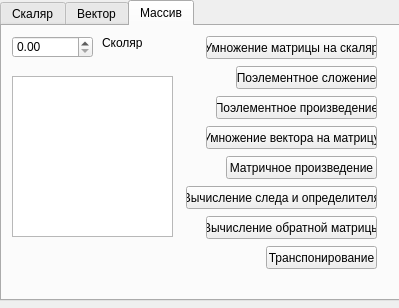
<?xml version="1.0" encoding="UTF-8"?>
<ui version="4.0">
 <class>Dialog</class>
 <widget class="QDialog" name="Dialog">
  <property name="geometry">
   <rect>
    <x>0</x>
    <y>0</y>
    <width>399</width>
    <height>308</height>
   </rect>
  </property>
  <property name="windowTitle">
   <string>Dialog</string>
  </property>
  <widget class="QTabWidget" name="tabWidget">
   <property name="geometry">
    <rect>
     <x>0</x>
     <y>0</y>
     <width>401</width>
     <height>301</height>
    </rect>
   </property>
   <property name="currentIndex">
    <number>2</number>
   </property>
   <widget class="QWidget" name="skalar">
    <attribute name="title">
     <string>Скаляр</string>
    </attribute>
    <widget class="QDoubleSpinBox" name="aSkolar">
     <property name="geometry">
      <rect>
       <x>10</x>
       <y>10</y>
       <width>62</width>
       <height>22</height>
      </rect>
     </property>
    </widget>
    <widget class="QDoubleSpinBox" name="bSkolar">
     <property name="geometry">
      <rect>
       <x>10</x>
       <y>50</y>
       <width>62</width>
       <height>22</height>
      </rect>
     </property>
    </widget>
    <widget class="QPushButton" name="Summ">
     <property name="geometry">
      <rect>
       <x>300</x>
       <y>10</y>
       <width>75</width>
       <height>23</height>
      </rect>
     </property>
     <property name="text">
      <string>Сумма A и B</string>
     </property>
    </widget>
    <widget class="QLabel" name="label">
     <property name="geometry">
      <rect>
       <x>80</x>
       <y>10</y>
       <width>47</width>
       <height>13</height>
      </rect>
     </property>
     <property name="text">
      <string>A</string>
     </property>
    </widget>
    <widget class="QLabel" name="label_2">
     <property name="geometry">
      <rect>
       <x>80</x>
       <y>50</y>
       <width>47</width>
       <height>13</height>
      </rect>
     </property>
     <property name="text">
      <string>B</string>
     </property>
    </widget>
    <widget class="QPushButton" name="Inver">
     <property name="geometry">
      <rect>
       <x>300</x>
       <y>40</y>
       <width>75</width>
       <height>23</height>
      </rect>
     </property>
     <property name="text">
      <string>Инверсия A</string>
     </property>
    </widget>
    <widget class="QPushButton" name="pushButton_3">
     <property name="geometry">
      <rect>
       <x>264</x>
       <y>70</y>
       <width>111</width>
       <height>23</height>
      </rect>
     </property>
     <property name="text">
      <string>Произведение A и B</string>
     </property>
    </widget>
    <widget class="QPushButton" name="Stepen">
     <property name="geometry">
      <rect>
       <x>244</x>
       <y>100</y>
       <width>131</width>
       <height>23</height>
      </rect>
     </property>
     <property name="text">
      <string>Возведение в степень </string>
     </property>
    </widget>
    <widget class="QPushButton" name="Koren">
     <property name="geometry">
      <rect>
       <x>264</x>
       <y>130</y>
       <width>111</width>
       <height>23</height>
      </rect>
     </property>
     <property name="text">
      <string>Вычисление корня</string>
     </property>
    </widget>
    <widget class="QPushButton" name="FunkTregonomer">
     <property name="geometry">
      <rect>
       <x>174</x>
       <y>160</y>
       <width>201</width>
       <height>23</height>
      </rect>
     </property>
     <property name="text">
      <string>Расчет тригонометрических функций</string>
     </property>
    </widget>
    <widget class="QTextBrowser" name="textBrowser">
     <property name="geometry">
      <rect>
       <x>10</x>
       <y>80</y>
       <width>161</width>
       <height>61</height>
      </rect>
     </property>
    </widget>
   </widget>
   <widget class="QWidget" name="vector">
    <attribute name="title">
     <string>Вектор</string>
    </attribute>
    <widget class="QPushButton" name="SkolarVector">
     <property name="geometry">
      <rect>
       <x>204</x>
       <y>10</y>
       <width>171</width>
       <height>23</height>
      </rect>
     </property>
     <property name="text">
      <string>Умножение вектора на скаляр</string>
     </property>
    </widget>
    <widget class="QPushButton" name="SummVector">
     <property name="geometry">
      <rect>
       <x>234</x>
       <y>40</y>
       <width>141</width>
       <height>23</height>
      </rect>
     </property>
     <property name="text">
      <string>Поэлементное сложение</string>
     </property>
    </widget>
    <widget class="QPushButton" name="MullVector">
     <property name="geometry">
      <rect>
       <x>234</x>
       <y>70</y>
       <width>141</width>
       <height>23</height>
      </rect>
     </property>
     <property name="text">
      <string>Поэлементное умножение</string>
     </property>
    </widget>
    <widget class="QPushButton" name="MullVectorArray">
     <property name="geometry">
      <rect>
       <x>204</x>
       <y>100</y>
       <width>171</width>
       <height>23</height>
      </rect>
     </property>
     <property name="text">
      <string>Умножение вектора на матрицу</string>
     </property>
    </widget>
    <widget class="QPushButton" name="MullVectorVector">
     <property name="geometry">
      <rect>
       <x>234</x>
       <y>130</y>
       <width>141</width>
       <height>23</height>
      </rect>
     </property>
     <property name="text">
      <string>Скалярное произведение</string>
     </property>
    </widget>
    <widget class="QPushButton" name="VectorMull3D">
     <property name="geometry">
      <rect>
       <x>234</x>
       <y>160</y>
       <width>141</width>
       <height>23</height>
      </rect>
     </property>
     <property name="text">
      <string>Векторное произведение</string>
     </property>
    </widget>
    <widget class="QPushButton" name="DilinnaVectora">
     <property name="geometry">
      <rect>
       <x>224</x>
       <y>190</y>
       <width>151</width>
       <height>23</height>
      </rect>
     </property>
     <property name="text">
      <string>Вычисление длины вектора</string>
     </property>
    </widget>
    <widget class="QPushButton" name="VectoSoNoprav">
     <property name="geometry">
      <rect>
       <x>164</x>
       <y>220</y>
       <width>211</width>
       <height>23</height>
      </rect>
     </property>
     <property name="text">
      <string>Проверка сонаправленности векторов</string>
     </property>
    </widget>
    <widget class="QPushButton" name="OrtoganalVectora">
     <property name="geometry">
      <rect>
       <x>154</x>
       <y>250</y>
       <width>221</width>
       <height>23</height>
      </rect>
     </property>
     <property name="text">
      <string>Проверка векторов на ортогональность</string>
     </property>
    </widget>
    <widget class="QDoubleSpinBox" name="doubleSpinBox_2">
     <property name="geometry">
      <rect>
       <x>10</x>
       <y>10</y>
       <width>81</width>
       <height>22</height>
      </rect>
     </property>
    </widget>
    <widget class="QLabel" name="label_3">
     <property name="geometry">
      <rect>
       <x>100</x>
       <y>10</y>
       <width>47</width>
       <height>13</height>
      </rect>
     </property>
     <property name="text">
      <string>Сколяр</string>
     </property>
    </widget>
   </widget>
   <widget class="QWidget" name="array">
    <attribute name="title">
     <string>Массив</string>
    </attribute>
    <widget class="QDoubleSpinBox" name="doubleSpinBox">
     <property name="geometry">
      <rect>
       <x>10</x>
       <y>10</y>
       <width>81</width>
       <height>22</height>
      </rect>
     </property>
    </widget>
    <widget class="QLabel" name="label_4">
     <property name="geometry">
      <rect>
       <x>100</x>
       <y>10</y>
       <width>47</width>
       <height>13</height>
      </rect>
     </property>
     <property name="text">
      <string>Сколяр</string>
     </property>
    </widget>
    <widget class="QPushButton" name="ArrayScolar">
     <property name="geometry">
      <rect>
       <x>204</x>
       <y>10</y>
       <width>171</width>
       <height>23</height>
      </rect>
     </property>
     <property name="text">
      <string>Умножение матрицы на скаляр</string>
     </property>
    </widget>
    <widget class="QPushButton" name="ArraySumm">
     <property name="geometry">
      <rect>
       <x>234</x>
       <y>40</y>
       <width>141</width>
       <height>23</height>
      </rect>
     </property>
     <property name="text">
      <string>Поэлементное сложение</string>
     </property>
    </widget>
    <widget class="QPushButton" name="PoElemArrayMull">
     <property name="geometry">
      <rect>
       <x>214</x>
       <y>70</y>
       <width>161</width>
       <height>23</height>
      </rect>
     </property>
     <property name="text">
      <string>Поэлементное произведение</string>
     </property>
    </widget>
    <widget class="QPushButton" name="VectorArray">
     <property name="geometry">
      <rect>
       <x>204</x>
       <y>100</y>
       <width>171</width>
       <height>23</height>
      </rect>
     </property>
     <property name="text">
      <string>Умножение вектора на матрицу</string>
     </property>
    </widget>
    <widget class="QPushButton" name="MullArray">
     <property name="geometry">
      <rect>
       <x>224</x>
       <y>130</y>
       <width>151</width>
       <height>23</height>
      </rect>
     </property>
     <property name="text">
      <string>Матричное произведение</string>
     </property>
    </widget>
    <widget class="QPushButton" name="SledAndOpred">
     <property name="geometry">
      <rect>
       <x>184</x>
       <y>160</y>
       <width>191</width>
       <height>23</height>
      </rect>
     </property>
     <property name="text">
      <string>Вычисление следа и определителя</string>
     </property>
    </widget>
    <widget class="QPushButton" name="Yarra">
     <property name="geometry">
      <rect>
       <x>204</x>
       <y>190</y>
       <width>171</width>
       <height>23</height>
      </rect>
     </property>
     <property name="text">
      <string>Вычисление обратной матрицы</string>
     </property>
    </widget>
    <widget class="QPushButton" name="TArray">
     <property name="geometry">
      <rect>
       <x>264</x>
       <y>220</y>
       <width>111</width>
       <height>23</height>
      </rect>
     </property>
     <property name="text">
      <string>Транспонирование</string>
     </property>
    </widget>
    <widget class="QTextBrowser" name="textBrowser_2">
     <property name="geometry">
      <rect>
       <x>10</x>
       <y>50</y>
       <width>161</width>
       <height>161</height>
      </rect>
     </property>
    </widget>
   </widget>
  </widget>
 </widget>
 <resources/>
 <connections/>
</ui>
